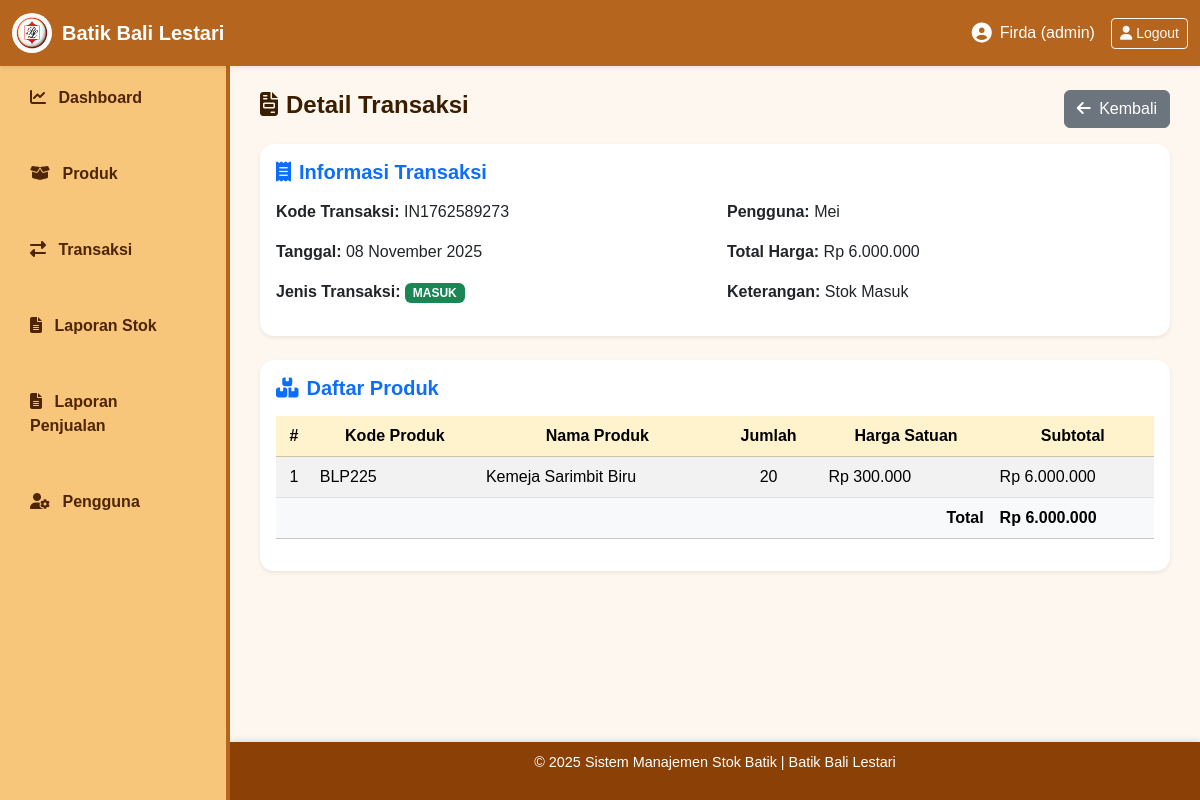
The page /views/transaksi/detail_transaksi.php?id=11 (signed in) on the database its author committed.
### tables this page shows
CREATE TABLE `transaksi` (
  `id_transaksi` int(11) NOT NULL,
  `kode_transaksi` varchar(50) NOT NULL,
  `tanggal_transaksi` date NOT NULL,
  `jenis_transaksi` enum('masuk','keluar') NOT NULL,
  `id_user` int(11) DEFAULT NULL,
  `keterangan` text DEFAULT NULL,
  `total_harga` decimal(12,2) DEFAULT 0.00
);

CREATE TABLE `users` (
  `id_user` int(11) NOT NULL,
  `nama_lengkap` varchar(100) NOT NULL,
  `username` varchar(50) NOT NULL,
  `password` varchar(255) NOT NULL,
  `role` enum('admin','staf_gudang','kasir','owner') DEFAULT 'admin',
  `email` varchar(100) DEFAULT NULL,
  `tanggal_dibuat` datetime DEFAULT current_timestamp(),
  `status_aktif` enum('aktif','nonaktif') DEFAULT 'aktif'
);

CREATE TABLE `detail_transaksi` (
  `id_detail` int(11) NOT NULL,
  `id_transaksi` int(11) DEFAULT NULL,
  `id_produk` int(11) DEFAULT NULL,
  `jumlah` int(11) NOT NULL,
  `harga_satuan` decimal(12,2) NOT NULL,
  `subtotal` decimal(12,2) GENERATED ALWAYS AS (`jumlah` * `harga_satuan`) STORED
);

CREATE TABLE `produk` (
  `id_produk` int(11) NOT NULL,
  `id_kategori` int(11) DEFAULT NULL,
  `kode_produk` varchar(50) NOT NULL,
  `nama_produk` varchar(100) NOT NULL,
  `jenis_batik` varchar(100) DEFAULT NULL,
  `harga` decimal(12,2) NOT NULL,
  `stok` int(11) DEFAULT 0,
  `lokasi_simpan` varchar(100) DEFAULT NULL,
  `foto_produk` varchar(255) DEFAULT NULL,
  `tanggal_ditambahkan` datetime DEFAULT current_timestamp()
);

### config/helper.php (called while the page is built, shortened)
<?php
function tgl_indo($tanggal) {
    $bulan = [
        1 => 'Januari', 'Februari', 'Maret', 'April', 'Mei', 'Juni',
        'Juli', 'Agustus', 'September', 'Oktober', 'November', 'Desember'
    ];
    $split = explode('-', $tanggal);
    return $split[2] . ' ' . $bulan[(int)$split[1]] . ' ' . $split[0];
}
function rupiah($angka) {
    return "Rp " . number_format($angka, 0, ',', '.');
}
?>

### views/transaksi/detail_transaksi.php (the view, shortened to what this page needs)
<?php
include '../../config/koneksi.php';
include '../../config/helper.php';
include '../includes/header.php';
$id = $_GET['id'];
$q_trans = mysqli_query($conn, "
  SELECT t.*, u.nama_lengkap
  FROM transaksi t
  LEFT JOIN users u ON t.id_user = u.id_user
  WHERE t.id_transaksi = '$id'
");
$trans = mysqli_fetch_assoc($q_trans);
$q_detail = mysqli_query($conn, "
  SELECT d.*, p.nama_produk, p.kode_produk
  FROM detail_transaksi d
  LEFT JOIN produk p ON d.id_produk = p.id_produk
  WHERE d.id_transaksi = '$id'
");
?>
<div class="d-flex justify-content-between align-items-center mb-3">
  <h4><i class="fa-solid fa-file-invoice me-2"></i>Detail Transaksi</h4>
  <a href="data_transaksi.php" class="btn btn-secondary">
    <i class="fa-solid fa-arrow-left me-1"></i> Kembali
  </a>
</div>
<div class="card mb-4 shadow-sm">
  <div class="card-body">
    <h5 class="mb-3 text-primary"><i class="fa-solid fa-receipt me-2"></i>Informasi Transaksi</h5>
    <div class="row">
      <div class="col-md-6">
        <p><strong>Kode Transaksi:</strong> <?= htmlspecialchars($trans['kode_transaksi']); ?></p>
        <p><strong>Tanggal:</strong> <?= tgl_indo($trans['tanggal_transaksi']); ?></p>
        <p><strong>Jenis Transaksi:</strong>
          <span class="badge <?= $trans['jenis_transaksi'] == 'masuk' ? 'bg-success' : 'bg-danger'; ?>">
            <?= strtoupper($trans['jenis_transaksi']); ?>
          </span>
        </p>
      </div>
      <div class="col-md-6">
        <p><strong>Pengguna:</strong> <?= htmlspecialchars($trans['nama_lengkap'] ?? '-'); ?></p>
        <p><strong>Total Harga:</strong> <?= rupiah($trans['total_harga']); ?></p>
        <p><strong>Keterangan:</strong> <?= htmlspecialchars($trans['keterangan'] ?? '-'); ?></p>
      </div>
    </div>
  </div>
</div>
<div class="card shadow-sm">
  <div class="card-body">
    <h5 class="mb-3 text-primary"><i class="fa-solid fa-boxes me-2"></i>Daftar Produk</h5>
    <div class="table-responsive">
      <table class="table table-striped table-hover align-middle">
        <thead class="table-warning text-center">
          <tr>
            <th>#</th>
            <th>Kode Produk</th>
            <th>Nama Produk</th>
            <th>Jumlah</th>
            <th>Harga Satuan</th>
            <th>Subtotal</th>
          </tr>
        </thead>
        <tbody>
          <?php
          $no = 1;
          $total = 0;
          while ($r = mysqli_fetch_assoc($q_detail)):
          $subtotal = $r['jumlah'] * $r['harga_satuan'];
          $total += $subtotal;
          ?>
          <tr>
            <td class="text-center"><?= $no++; ?></td>
            <td><?= htmlspecialchars($r['kode_produk']); ?></td>
            <td><?= htmlspecialchars($r['nama_produk']); ?></td>
            <td class="text-center"><?= (int)$r['jumlah']; ?></td>
            <td><?= rupiah($r['harga_satuan']); ?></td>
            <td><?= rupiah($subtotal); ?></td>
          </tr>
          <?php endwhile; ?>
        </tbody>
        <tfoot class="table-light">
          <tr>
            <th colspan="5" class="text-end">Total</th>
            <th><?= rupiah($total); ?></th>
          </tr>
        </tfoot>
      </table>
    </div>
  </div>
</div>
<?php include '../includes/footer.php'; ?>

### assets/css/style.css (style rules this page uses)
body { font-family: "Poppins", sans-serif; background-color: #fdf7ef; margin: 0; padding: 0; overflow-x: hidden; }
h1, h2, h3, h4, h5 { color: #3b1e00; font-weight: 600; }
a { text-decoration: none; }
.card { border: none; border-radius: 14px; box-shadow: 0 4px 10px rgba(0, 0, 0, 0.1); transition: 0.3s ease; background: #fff; }

### rows shown on the page
transaksi: kode_transaksi "IN1762589273", tanggal_transaksi "08 November 2025", jenis_transaksi "MASUK", id_user.nama_lengkap "Mei", total_harga "Rp 6.000.000", keterangan "Stok Masuk"
detail_transaksi: id_produk.kode_produk "BLP225", id_produk.nama_produk "Kemeja Sarimbit Biru", jumlah "20", harga_satuan "Rp 300.000", rupiah($subtotal) "Rp 6.000.000"

### other values the page prints
$_SESSION['nama_lengkap'] "Firda"
$_SESSION['role'] "admin"
rupiah($total) "Rp 6.000.000"
